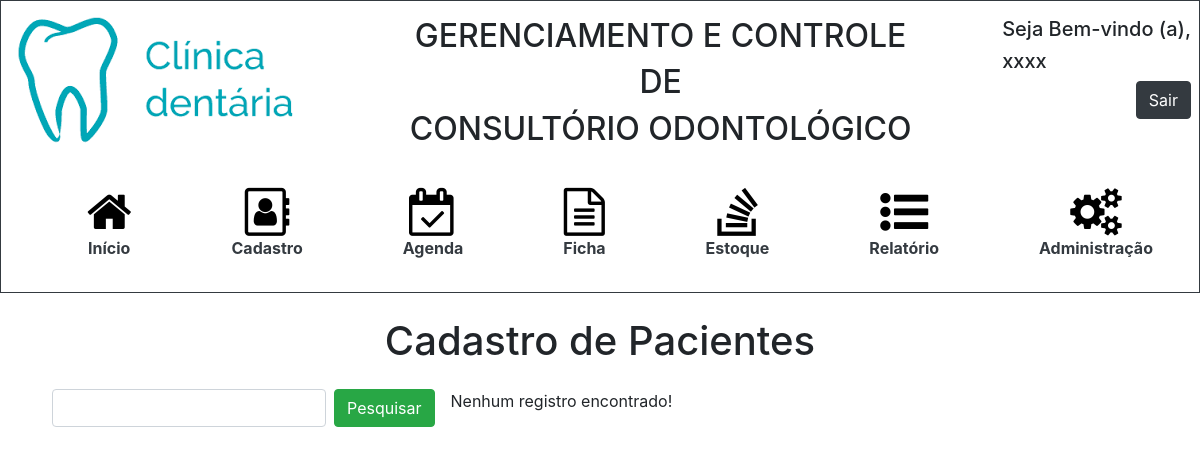
The app's page /pesquisarCadastro.php?nome=cerqueira.leandro, older data.
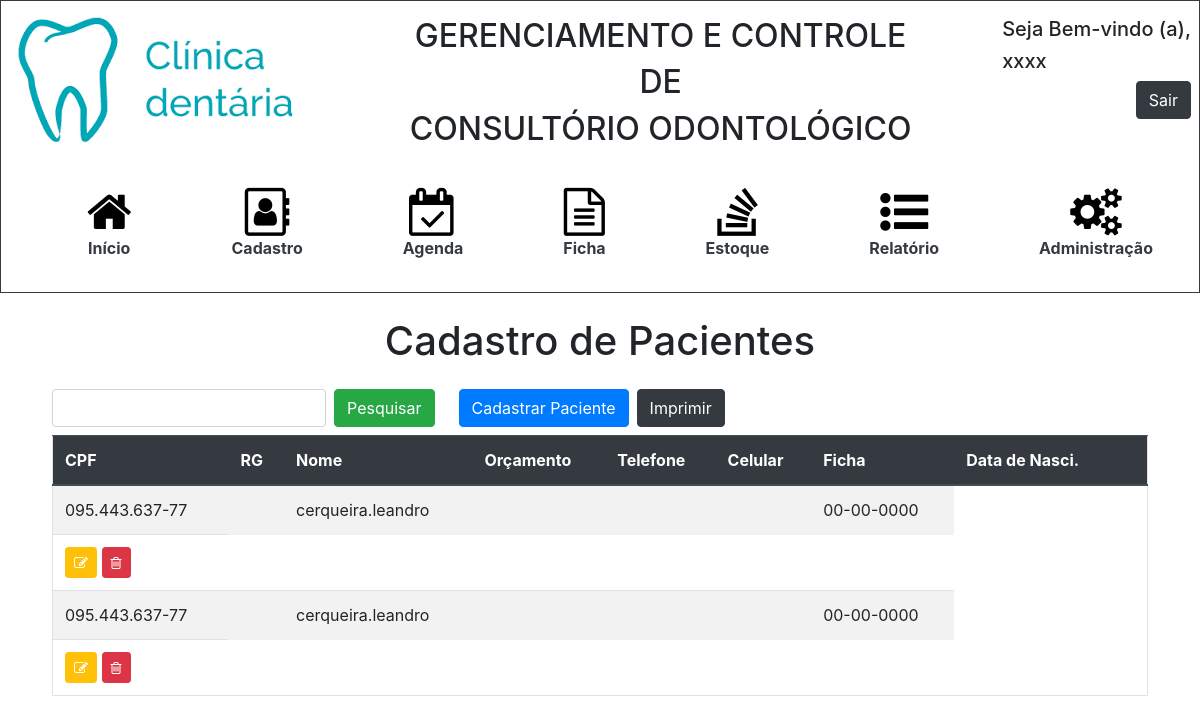
The same page, newer data.
### tables this page shows
CREATE TABLE `pessoa` (
  `id_pessoa` int(11) NOT NULL,
  `cpf` varchar(15) NOT NULL,
  `rg` varchar(15) NOT NULL,
  `nome` varchar(100) NOT NULL,
  `orcamento` varchar(3) DEFAULT NULL,
  `telefone` varchar(15) DEFAULT NULL,
  `celular` varchar(15) NOT NULL,
  `email` varchar(50) DEFAULT NULL,
  `cep` varchar(15) NOT NULL,
  `endereco` varchar(100) NOT NULL,
  `complemento` varchar(100) DEFAULT NULL,
  `bairro` varchar(50) NOT NULL,
  `nascimento` date NOT NULL,
  `cidade` varchar(30) NOT NULL,
  `uf` varchar(5) DEFAULT NULL,
  `situacaoficha` varchar(20) DEFAULT NULL,
  `doencabase` varchar(255) DEFAULT NULL,
  `alergia` varchar(255) DEFAULT NULL,
  `medicamentos` varchar(255) DEFAULT NULL,
  `cirurgia` varchar(255) DEFAULT NULL,
  `internacoes` varchar(255) DEFAULT NULL,
  `pa` varchar(255) DEFAULT NULL,
  `queixaprinc` varchar(255) DEFAULT NULL
);

### pesquisarCadastro.php (the view, shortened to what this page needs)
<!DOCTYPE html>
<html>
	<head>
		<link rel="stylesheet" href="https://stackpath.bootstrapcdn.com/bootstrap/4.3.1/css/bootstrap.min.css">
		<link rel="stylesheet" href="https://cdnjs.cloudflare.com/ajax/libs/font-awesome/4.7.0/css/font-awesome.min.css">
		<link rel="stylesheet" type="text/css" href="styleHeader.css">
	</head>
	<body>
		<?php include 'header.php'?>
		<h1 class = "text-center mb-4">Cadastro de Pacientes</h1>
        <div class = "pl-5 pr-5">
            <span class = "d-flex d-inline-flex mb-2">
                <form class="form-inline">
                    <input class="form-control mr-2 ml-1" type="search" name = "nome">
                    <button class="btn btn-success btn-md mr-3" type="submit">Pesquisar</button>
                </form>
                <?php
                    if(isset($_GET["nome"])){
                        $nome = $_GET["nome"];
                        include_once 'conexao.php';
                        $sql = "SELECT * FROM pessoa WHERE nome
                        LIKE '%{$nome}%'";
                        $result = mysqli_query($con, $sql);
                        $totalRegistros = mysqli_num_rows($result);
                        if($totalRegistros > 0){
                ?>
                <button type="button" class="btn btn-primary btn-md ml-2" data-toggle="modal" data-target="#modal1">Cadastrar Paciente</button>
                <input type="button" class ="btn btn-dark ml-2" onclick="window.print();" value="Imprimir">
            </span>
            <div class = "overflow-auto ml-1 mr-1" style = "max-height: 550px">
                <table class="table border table-striped">
                    <thead id = "theadCadastro" class = "thead-dark">
                        <tr>
                            <th scope="col">CPF</th>
                            <th scope="col">RG</th>
                            <th scope="col">Nome</th>
                            <th scope="col">Orçamento</th>
                            <th scope="col">Telefone</th>
                            <th scope="col">Celular</th>
                            <th scope="col">Ficha</th>
                            <th scope="col">Data de Nasci.</th>
                            <th scope="col"></th>
                        </tr>
                    </thead>
                    <tbody id = "tbodyCadastro">
                    <?php
                            while($array = mysqli_fetch_array($result)){
                            $idPessoa = $array['id_pessoa'];
                            $nascimento = $array['nascimento'];
                            $dtNasci = explode('-', $nascimento);
                            $datadeNascimento = $dtNasci[2] . "-" . $dtNasci[1]. "-" . $dtNasci[0];
                        ?>
                            <tr>
                                <td><?php echo $array['cpf'];?></td>
                                <td><?php echo $array['rg'];?></td>
                                <td><?php echo $array['nome'];?></td>
                                <td><?php echo $array['telefone'];?></td>
                                <td><?php echo $array['celular'];?></td>
                                <td><?php echo $array['situacaoficha'];?></td>
                                <td><?php echo $datadeNascimento?></td>
                            </tr>
                            <td>
                                <a class="btn btn-warning btn-sm"  style="color:#fff" href="editarCadastro.php?id=<?php echo $idPessoa?>" role="button"><i class="fa fa-pencil-square-o" aria-hidden="true"></i></a>
                                <a class="btn btn-danger btn-sm"  style="color:#fff" href="#" onclick = "excluir(<?php echo $array['id_pessoa']?>)" role="button"><i class="fa fa-trash-o" aria-hidden="true"></i></a>
                            </td>
                            <?php
                            }
                        } else {
                            echo "Nenhum registro encontrado!";
                        }
                    }
                    ?>
                    </tbody>
                </table>
            </div>
        </div>
	</body>
</html>

Row changes from the older to the newer data that the page shows:
added pessoa: cpf "095.443.637-77", nome "cerqueira.leandro", nascimento "00-00-0000"
added pessoa: cpf "095.443.637-77", nome "cerqueira.leandro", nascimento "00-00-0000"
Text that changed along with them:
form field value: (not shown) → "Imprimir"
text no longer shown: "Nenhum registro encontrado!"
text now shown: "Cadastrar Paciente CPF RG Nome Orçamento Telefone Celular Ficha Data de Nasci."
